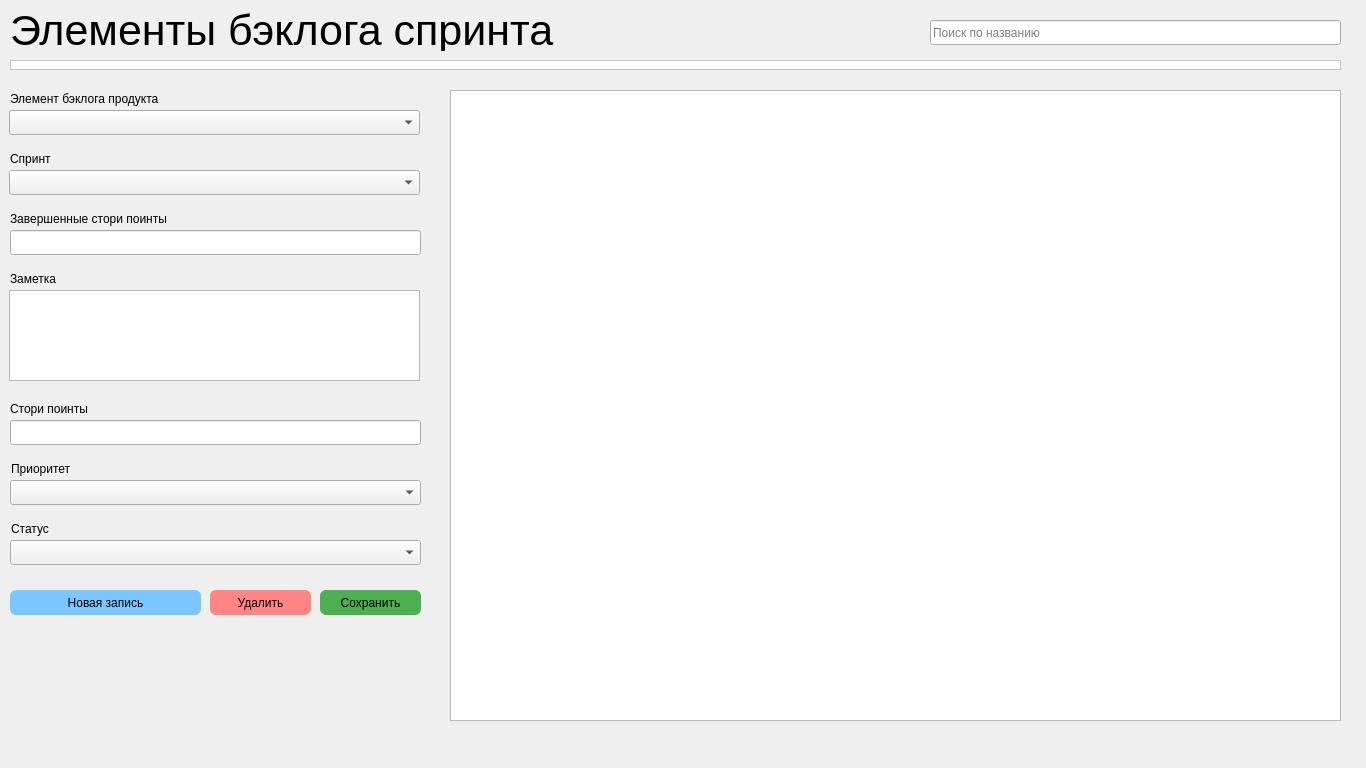
<?xml version="1.0" encoding="UTF-8"?>
<ui version="4.0">
 <class>SprintBacklogItemsPage</class>
 <widget class="QWidget" name="SprintBacklogItemsPage">
  <property name="geometry">
   <rect>
    <x>0</x>
    <y>0</y>
    <width>1366</width>
    <height>768</height>
   </rect>
  </property>
  <property name="sizePolicy">
   <sizepolicy hsizetype="Fixed" vsizetype="Fixed">
    <horstretch>0</horstretch>
    <verstretch>0</verstretch>
   </sizepolicy>
  </property>
  <property name="windowTitle">
   <string>SprintBacklogItemsPage</string>
  </property>
  <widget class="QComboBox" name="sprintComboBox">
   <property name="geometry">
    <rect>
     <x>9</x>
     <y>170</y>
     <width>411</width>
     <height>25</height>
    </rect>
   </property>
   <property name="sizePolicy">
    <sizepolicy hsizetype="Fixed" vsizetype="Fixed">
     <horstretch>0</horstretch>
     <verstretch>0</verstretch>
    </sizepolicy>
   </property>
  </widget>
  <widget class="QLineEdit" name="storyPointsLineEdit">
   <property name="geometry">
    <rect>
     <x>10</x>
     <y>420</y>
     <width>411</width>
     <height>25</height>
    </rect>
   </property>
   <property name="sizePolicy">
    <sizepolicy hsizetype="Fixed" vsizetype="Fixed">
     <horstretch>0</horstretch>
     <verstretch>0</verstretch>
    </sizepolicy>
   </property>
  </widget>
  <widget class="QTextEdit" name="descriptionTextEdit">
   <property name="geometry">
    <rect>
     <x>9</x>
     <y>290</y>
     <width>411</width>
     <height>91</height>
    </rect>
   </property>
   <property name="sizePolicy">
    <sizepolicy hsizetype="Fixed" vsizetype="Fixed">
     <horstretch>0</horstretch>
     <verstretch>0</verstretch>
    </sizepolicy>
   </property>
  </widget>
  <widget class="QComboBox" name="productBacklogItemComboBox">
   <property name="geometry">
    <rect>
     <x>9</x>
     <y>110</y>
     <width>411</width>
     <height>25</height>
    </rect>
   </property>
   <property name="sizePolicy">
    <sizepolicy hsizetype="Fixed" vsizetype="Fixed">
     <horstretch>0</horstretch>
     <verstretch>0</verstretch>
    </sizepolicy>
   </property>
  </widget>
  <widget class="QLabel" name="productBacklogItemComboLabel">
   <property name="geometry">
    <rect>
     <x>10</x>
     <y>90</y>
     <width>411</width>
     <height>17</height>
    </rect>
   </property>
   <property name="text">
    <string>Элемент бэклога продукта</string>
   </property>
  </widget>
  <widget class="QLabel" name="sprintComboLabel">
   <property name="geometry">
    <rect>
     <x>10</x>
     <y>150</y>
     <width>411</width>
     <height>17</height>
    </rect>
   </property>
   <property name="text">
    <string>Спринт</string>
   </property>
  </widget>
  <widget class="QLabel" name="descriptionLineLabel">
   <property name="geometry">
    <rect>
     <x>10</x>
     <y>270</y>
     <width>411</width>
     <height>17</height>
    </rect>
   </property>
   <property name="text">
    <string>Заметка</string>
   </property>
  </widget>
  <widget class="QLabel" name="storyPointsLineLabel">
   <property name="geometry">
    <rect>
     <x>10</x>
     <y>400</y>
     <width>411</width>
     <height>17</height>
    </rect>
   </property>
   <property name="text">
    <string>Стори поинты</string>
   </property>
  </widget>
  <widget class="QLabel" name="titleLabel">
   <property name="geometry">
    <rect>
     <x>10</x>
     <y>10</y>
     <width>601</width>
     <height>41</height>
    </rect>
   </property>
   <property name="font">
    <font>
     <pointsize>32</pointsize>
    </font>
   </property>
   <property name="text">
    <string>Элементы бэклога спринта</string>
   </property>
  </widget>
  <widget class="QTableWidget" name="tableWidget">
   <property name="geometry">
    <rect>
     <x>450</x>
     <y>90</y>
     <width>891</width>
     <height>631</height>
    </rect>
   </property>
  </widget>
  <widget class="QPushButton" name="saveButton">
   <property name="geometry">
    <rect>
     <x>320</x>
     <y>590</y>
     <width>101</width>
     <height>25</height>
    </rect>
   </property>
   <property name="styleSheet">
    <string notr="true">background-color: #4caf50; border: none; border-radius: 6px;</string>
   </property>
   <property name="text">
    <string>Сохранить</string>
   </property>
  </widget>
  <widget class="QFrame" name="frame">
   <property name="geometry">
    <rect>
     <x>10</x>
     <y>60</y>
     <width>1331</width>
     <height>10</height>
    </rect>
   </property>
   <property name="sizePolicy">
    <sizepolicy hsizetype="Fixed" vsizetype="Fixed">
     <horstretch>0</horstretch>
     <verstretch>0</verstretch>
    </sizepolicy>
   </property>
   <property name="styleSheet">
    <string notr="true">background-color: #FFFFFF</string>
   </property>
   <property name="frameShape">
    <enum>QFrame::StyledPanel</enum>
   </property>
   <property name="frameShadow">
    <enum>QFrame::Raised</enum>
   </property>
  </widget>
  <widget class="QPushButton" name="removeButton">
   <property name="geometry">
    <rect>
     <x>210</x>
     <y>590</y>
     <width>101</width>
     <height>25</height>
    </rect>
   </property>
   <property name="styleSheet">
    <string notr="true">background-color: #FF8585; border: none; border-radius: 6px;</string>
   </property>
   <property name="text">
    <string>Удалить</string>
   </property>
  </widget>
  <widget class="QLineEdit" name="nameLineEdit">
   <property name="geometry">
    <rect>
     <x>10</x>
     <y>230</y>
     <width>411</width>
     <height>25</height>
    </rect>
   </property>
   <property name="sizePolicy">
    <sizepolicy hsizetype="Fixed" vsizetype="Fixed">
     <horstretch>0</horstretch>
     <verstretch>0</verstretch>
    </sizepolicy>
   </property>
  </widget>
  <widget class="QLabel" name="nameLineLabel">
   <property name="geometry">
    <rect>
     <x>10</x>
     <y>210</y>
     <width>411</width>
     <height>17</height>
    </rect>
   </property>
   <property name="text">
    <string>Завершенные стори поинты</string>
   </property>
  </widget>
  <widget class="QLabel" name="statusComboLabel">
   <property name="geometry">
    <rect>
     <x>11</x>
     <y>520</y>
     <width>411</width>
     <height>17</height>
    </rect>
   </property>
   <property name="text">
    <string>Статус</string>
   </property>
  </widget>
  <widget class="QComboBox" name="statusComboBox">
   <property name="geometry">
    <rect>
     <x>10</x>
     <y>540</y>
     <width>411</width>
     <height>25</height>
    </rect>
   </property>
   <property name="sizePolicy">
    <sizepolicy hsizetype="Fixed" vsizetype="Fixed">
     <horstretch>0</horstretch>
     <verstretch>0</verstretch>
    </sizepolicy>
   </property>
  </widget>
  <widget class="QComboBox" name="priorityComboBox">
   <property name="geometry">
    <rect>
     <x>10</x>
     <y>480</y>
     <width>411</width>
     <height>25</height>
    </rect>
   </property>
   <property name="sizePolicy">
    <sizepolicy hsizetype="Fixed" vsizetype="Fixed">
     <horstretch>0</horstretch>
     <verstretch>0</verstretch>
    </sizepolicy>
   </property>
  </widget>
  <widget class="QLabel" name="priorityComboLabel">
   <property name="geometry">
    <rect>
     <x>11</x>
     <y>460</y>
     <width>411</width>
     <height>17</height>
    </rect>
   </property>
   <property name="text">
    <string>Приоритет</string>
   </property>
  </widget>
  <widget class="QPushButton" name="addButton">
   <property name="geometry">
    <rect>
     <x>10</x>
     <y>590</y>
     <width>191</width>
     <height>25</height>
    </rect>
   </property>
   <property name="styleSheet">
    <string notr="true">background-color: #7BC6FF; border: none; border-radius: 6px;</string>
   </property>
   <property name="text">
    <string>Новая запись</string>
   </property>
  </widget>
  <widget class="QLineEdit" name="searchLineEdit">
   <property name="geometry">
    <rect>
     <x>930</x>
     <y>20</y>
     <width>411</width>
     <height>25</height>
    </rect>
   </property>
   <property name="sizePolicy">
    <sizepolicy hsizetype="Fixed" vsizetype="Fixed">
     <horstretch>0</horstretch>
     <verstretch>0</verstretch>
    </sizepolicy>
   </property>
   <property name="text">
    <string/>
   </property>
   <property name="placeholderText">
    <string>Поиск по названию</string>
   </property>
  </widget>
 </widget>
 <resources/>
 <connections/>
</ui>
